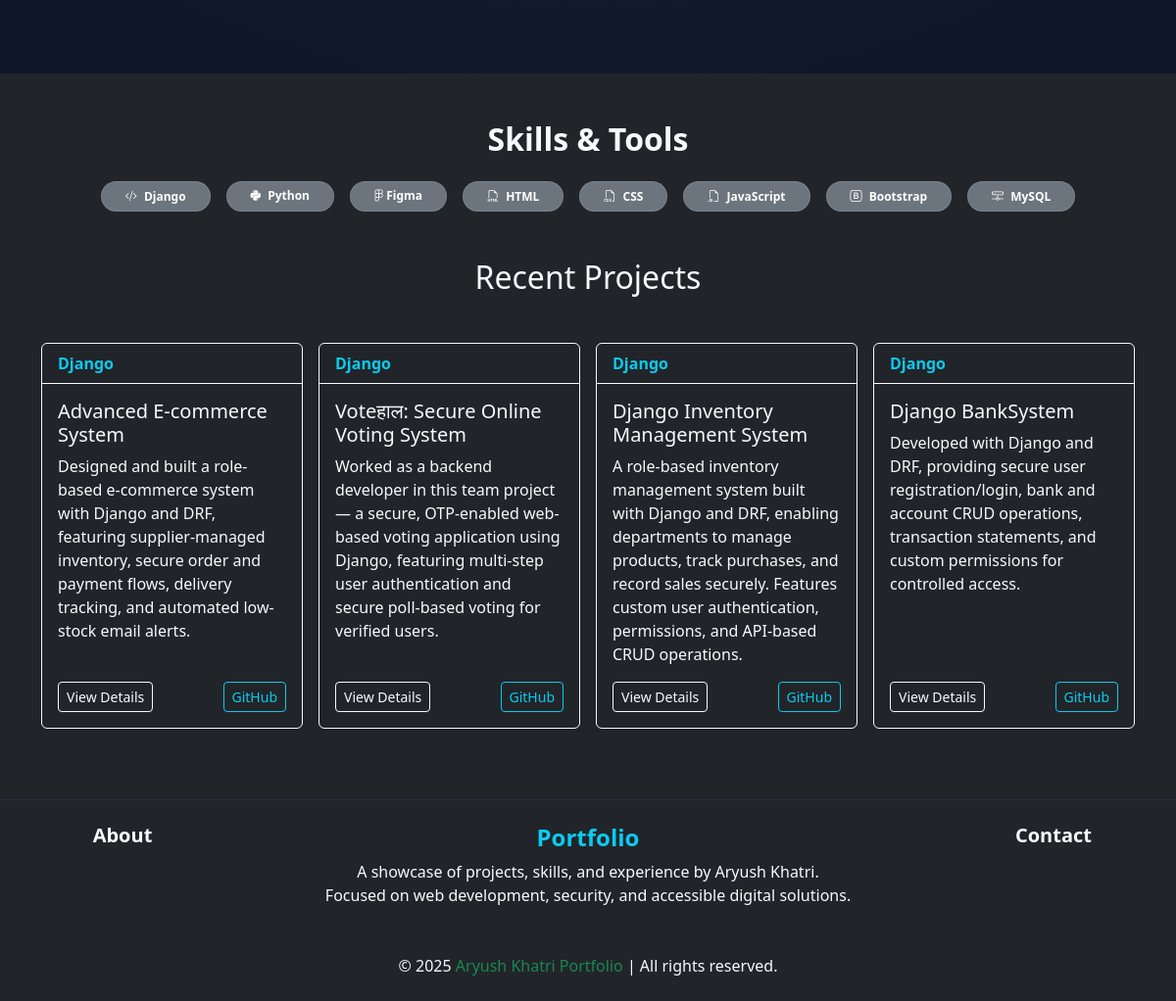
Before: / (lower part) with the older database file.
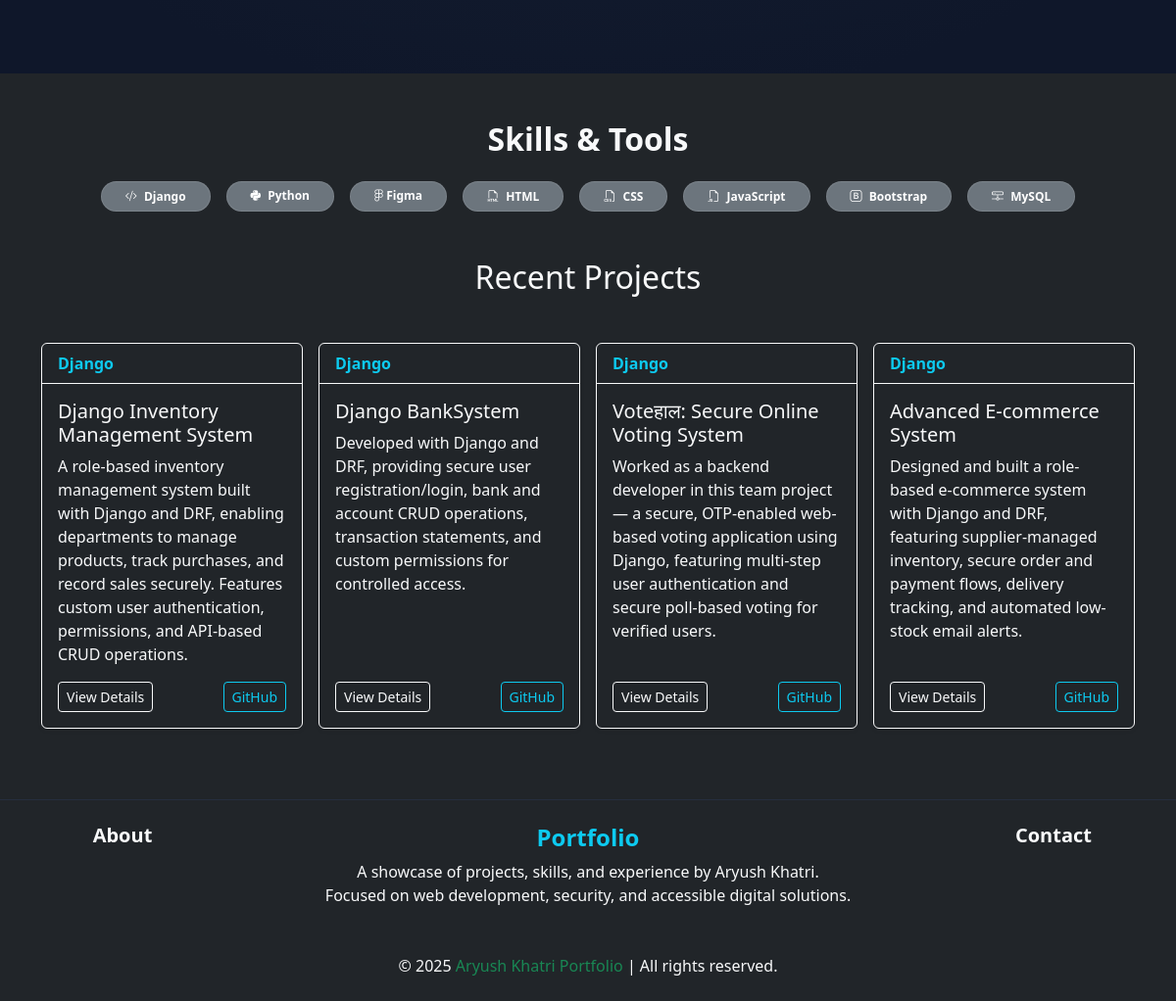
After: the same page with the newer database file.
### portfolio_app/models.py (models this page shows, shortened)
class Project(models.Model):
    TYPES_CHOICE = [
        ('Dj', 'Django'),
        ('Py', 'Python'),
        ('Fg', 'Figma'),
        ('FS' , 'Full Stack')
    ]
    STATUS_CHOICES = [
    ('Comp', 'Completed'),
    ('Live', 'Live'), # If you actually host it later
    ('Dev', 'In Development')]
    title = models.CharField(max_length=100)
    project_type = models.CharField(max_length=2, choices=TYPES_CHOICE)
    status = models.CharField(max_length=4, choices=STATUS_CHOICES, default='Dev')
    problem_statement = models.TextField(help_text="What was the challenge?", default = "problem_statement", blank=True, null=True)
    solution_statement = models.TextField(help_text="How did you solve it?", default = "solution_statement", blank=True, null=True)
    technical_breakdown = models.TextField(help_text="The deep dive/README content.", default = "technical_breakdown", blank=True, null=True)
    description = models.TextField(help_text="Used for the project card preview.")
    tech_stack = models.JSONField(default=list)
    vedio = models.FileField(upload_to="static/videos/", blank=True, null=True)
    github_link = models.URLField(null=True, blank=True)
    project_link = models.URLField(null=True, blank=True)
    figma_link = models.URLField(null=True, blank=True)
    is_pinned = models.BooleanField(default=False)
    created_at = models.DateTimeField(auto_now_add=True)
    updated_at = models.DateTimeField(auto_now=True)
    class Meta:
        ordering = ['-is_pinned', '-created_at']

### portfolio_app/views.py (the view)
# urls.py: 2. Add a URL to urlpatterns:  path('', views.home, name='home')
def home(request):
    project_obj = Project.objects.order_by('-updated_at')[:4]
    projects = {"projects":project_obj}
    return render(request, 'portfolio_app/home.html',projects)

### portfolio_app/templates/portfolio_app/home.html (shortened to what this page needs)
{% extends "layout.html" %} {% load static %}  {% block content %}
<div class="container min-vh-100 d-flex align-items-center justify-content-center text-center">
</div>
<div class="bg-dark py-5">
  <div class="container">
    <h2 class="text-center fw-semibold mb-4 text-light">Skills & Tools</h2>
    <div class="d-flex flex-wrap justify-content-center gap-3">
      <span class="badge rounded-pill bg-secondary px-4 py-2"><i class="bi bi-code-slash me-1"></i> Django</span>
      <span class="badge rounded-pill bg-secondary px-4 py-2"><i class="fab fa-python me-1"></i> Python</span>
      <span class="badge rounded-pill bg-secondary px-4 py-2"><i class="fab fa-figma"></i> Figma</span>
      <span class="badge rounded-pill bg-secondary px-4 py-2"><i class="bi bi-filetype-html me-1"></i> HTML</span>
      <span class="badge rounded-pill bg-secondary px-4 py-2"><i class="bi bi-filetype-css me-1"></i> CSS</span>
      <span class="badge rounded-pill bg-secondary px-4 py-2"><i class="bi bi-filetype-js me-1"></i> JavaScript</span>
      <span class="badge rounded-pill bg-secondary px-4 py-2"><i class="bi bi-bootstrap me-1"></i> Bootstrap</span>
      <span class="badge rounded-pill bg-secondary px-4 py-2"><i class="bi bi-hdd-network me-1"></i> MySQL</span>
    </div>
  </div>
  <h2 class="text-center mt-5 my-5 text-light">Recent Projects</h2>
  <div class="container my-4">
    <div class="row g-3">
      {% for project in projects %}
      <div class="col-md-3">
        <div class="card bg-dark border border-light text-light h-100 shadow-sm">
          <div class="card-header bg-transparent border-bottom border-light text-info fw-semibold">
            {{ project.get_project_type_display }}
          </div>
          <div class="card-body d-flex flex-column">
            <h5 class="card-title">{{ project.title }}</h5>
            <p class="truncate-description">{{ project.description }}</p>
            <div class="mt-auto d-flex justify-content-between">
              <a href="{% url 'project_detail' project.pk %}" class="btn btn-outline-light btn-sm">View Details</a>
              <a href="{{ project.github_link }}" target="_blank" class="btn btn-outline-info btn-sm">GitHub</a>
            </div>
          </div>
        </div>
      </div>
      {% endfor %}
    </div>
  </div>
</div>
{% endblock %}

Changed rows visible on the page:
changed Project "Voteहाल: Secure Online Voting System": moves down the list
changed Project "Advanced E-commerce System": moves down the list
